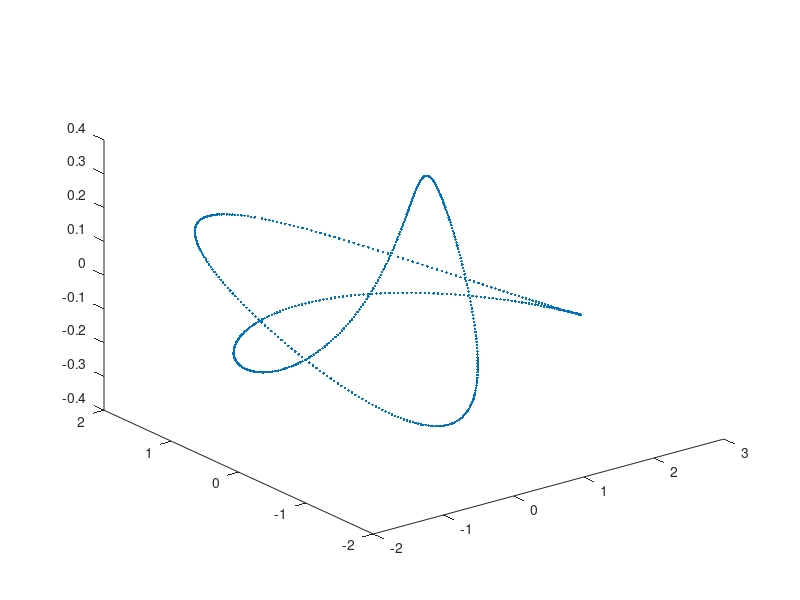

The MATLAB script that drew this image: (Note: this script raises an error after producing the figure.)
DEBUGFIEDLERMARCH = 1;
REPARAM = 0; %Whether or not to reparametrize by a random monotonic function (to study noise characteristics)

%Step 1: Add a bunch of cosines together
SamplesPerPeriod = 20;
NPeriods = 30;
NSamples = NPeriods*SamplesPerPeriod;
mfp = [1 1 0.5; 0.5 1.5 0.3];%; 0.8 2 0; 0.3 2 0.1];%; 0.6 1.3 0];
NSines = size(mfp, 1);

%Figure out the full period length (assuming I only go out to 1 decimal
%place with my frequencies)
Period = 2;
Period = Period*2*pi;

t = linspace(0, Period*NPeriods, NSamples);
if REPARAM
    %Come up with h(t), a monotonic time warping transformation
    ht = randn(1, length(t));
    ht = ht - min(ht);
    ht = cumsum(ht);
    ht = ht*Period*NPeriods/max(ht);
    ht = mean([ht; t; t; t; t], 1);
    NSamples = length(ht);
else
    ht = t;
end
tfine = linspace(0, Period, NSamples);

y = zeros(NSines, NSamples);
yfine = zeros(NSines, NSamples);
for ii = 1:NSines
    y(ii, :) = mfp(ii, 1)*sin(mfp(ii, 2)*ht + mfp(ii, 3));
    yfine(ii, :) = mfp(ii, 1)*sin(mfp(ii, 2)*tfine + mfp(ii, 3));
end
y = sum(y, 1)';
yfine = sum(yfine, 1)';

%Step 2: Delay embedding (need 2*number of Fourier component dimensions)
WindowLen = 2*NSines;
Y = zeros(length(y) - WindowLen + 1, WindowLen);
for ii = 1:WindowLen
    Y(:, ii) = y(ii:length(y)-WindowLen+ii);
end

[~, Z] = pca(Y);
plot3(Z(:, 1), Z(:, 2), Z(:, 3), '.');

% %Step 3: Fiedler March
% [fiedler, path, A] = fiedlerMarch( Y, K, 0 );
path = doTSP(squareform(pdist(Y)), 1);

%Step 4: Plot
figure(1);
clf;
subplot(2, 2, 1);
plot(y);
title(sprintf('Original Signal (%i Sines)', NSines));
subplot(2, 2, 2);
plot(yfine);
title('Ground Truth Fine');

subplot(2, 2, 4);
plot(y(path));
title('Resorted After TSP');

subplot(2, 2, 3);
[~, Z, latent] = pca(Y);
Z = Z(:, 1:3);
C = colormap(sprintf('jet(%i)', size(Z, 1)));
scatter3(Z(path, 1), Z(path, 2), Z(path, 3), 20, C, 'fill');
axis equal;
title(sprintf('3D PCA (%.3g Percent Var)', 100*sum(latent(1:3))/sum(latent)));

%Amplify first two principal components of delay embedding and 
[U, S, V] = svd(Y);
figure(2);
clf;
plot(y(path));
colors = ['r', 'g', 'c', 'm', 'y'];
hold on;
for ii = 1:NSines
    ii
    d = zeros(1, size(Y, 1));
    d([1 2] + (ii-1)*2) = 1;
    SSub = diag(d)*S;
    YNew = U*SSub*V';
    ynew = NaN*ones(length(y), size(YNew, 2));
    for kk = 1:size(YNew, 2)
        ynew(kk:kk+size(YNew, 1)-1, kk) = YNew(:, kk);
    end
    ynew = nanmean(ynew, 2);
    plot(ynew(path), colors(ii));
end

t = t(:);
PCs = [cos(t(1:4)+0.5) sin(t(1:4)+0.5) cos(2*t(1:4)) sin(2*t(1:4))];